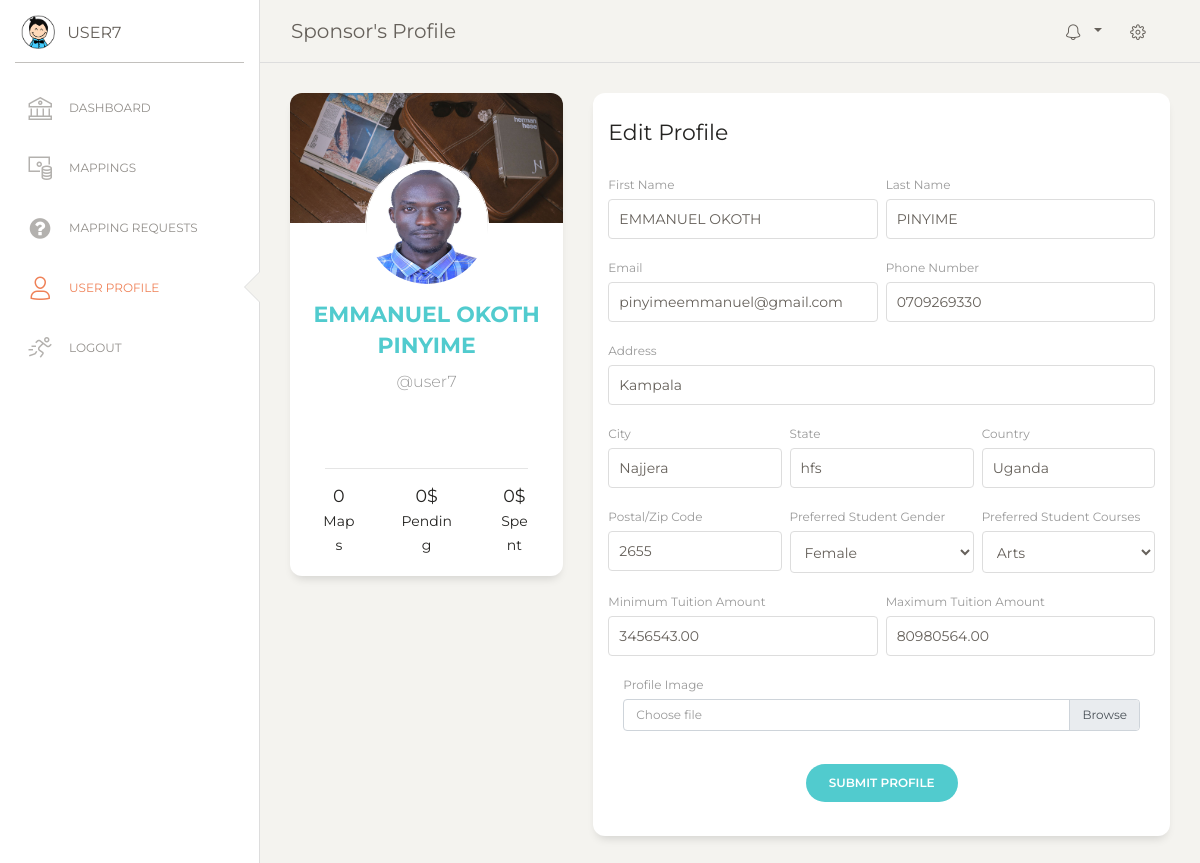
/profile/ (signed in), run on the app's committed database.
### u_educ_site/models.py (models this page shows, shortened)
class SponsorPreferences(models.Model):
    firstName = models.CharField(max_length=200)
    lastName = models.CharField(max_length=200)
    email = models.EmailField()
    user = models.ForeignKey(User, on_delete=models.CASCADE, null=True)
    phoneNumber = models.CharField(max_length=15, blank=True, null=True)
    address = models.CharField(max_length=300, blank=True, null=True)
    city = models.CharField(max_length=100, blank=True, null=True)
    state = models.CharField(max_length=100, blank=True, null=True)
    country = models.CharField(max_length=100, blank=True, null=True)
    zipCode = models.CharField(max_length=20, blank=True, null=True)
    preferred_student_gender = models.CharField(max_length=10, choices=[
        ('male', 'Male'),
        ('female', 'Female'),
        ('any', 'Any'),
    ], default='any', help_text="Preferred gender of the student.")
    preferred_student_courses = models.CharField(max_length=20, choices=[
        ('sciences', 'Sciences'),
        ('arts', 'Arts'),
        ('any', 'Any'),
    ], default='any', help_text="Preferred course of study for the student.")
    tuition_amount_min = models.DecimalField(
        max_digits=10,
        decimal_places=2,
        validators=[MinValueValidator(0)],
        blank=True,
        null=True,
        help_text="Minimum tuition amount the sponsor is willing to provide."
    )
    tuition_amount_max = models.DecimalField(
        max_digits=10,
        decimal_places=2,
        validators=[MinValueValidator(0)],
        blank=True,
        null=True,
        help_text="Maximum tuition amount the sponsor is willing to provide."
    )
    weight_student_gender = models.DecimalField(max_digits=5, decimal_places=2, default=0.0)
    weight_student_courses = models.DecimalField(max_digits=5, decimal_places=2, default=0.0)
    weight_tuition = models.FloatField(default=0.0)
    profileImage = models.ImageField(upload_to = 'profile_images/', blank=True, null=True)
    created_at = models.DateTimeField(auto_now_add=True)
    updated_at = models.DateTimeField(auto_now=True)

### u_educ_site/views.py (the view)
# urls.py: path('profile/', views.profile, name='profile'),
@login_required(login_url='/login')
def profile(request):
    my_image_urls = [
        '/static/home/img/bg4.jpg',
        '/static/home/img/bg3.jpg',
        '/static/home/img/bg1.jpg',
        '/static/home/img/bg2.jpg',
    ]
    my_random_image_url = random.choice(my_image_urls)
    sponsor_preference = get_object_or_404(SponsorPreferences, user=request.user)
    context = {
        'my_random_image_url': my_random_image_url,
        'page_title': "Sponsor's Profile",
        'sponsor_preference' : sponsor_preference,
    }
    return render(request, "profile.html", context)

### templates/profile.html (shortened to what this page needs)
{% extends 'base.html' %}
{% load static %}
{% block content %}
<div class="main-panel">
    <div class="content">
        <div class="row">
            <div class="col-md-4">
                <div class="card card-user">
                    <div class="image">
                        <img src="{{ my_random_image_url }}" alt="...">
                    </div>
                    <div class="card-body">
                        <div class="author">
                            <a href="#">
                                {% if sponsor_preference.profileImage %}
                                <img class="avatar border-gray" src="{{ sponsor_preference.profileImage.url }}" alt="User Image">
                                {% else %}
                                <img class="avatar border-gray" src="{% static 'home/img/default-avatar.jpg' %}" alt="Default Avatar">
                                {% endif %}
                                <h5 class="title">{{ sponsor_preference.firstName }} {{ sponsor_preference.lastName }}</h5>
                            </a>
                            <p class="description">@{{ sponsor_preference.user.username }}</p>
                        </div>
                    </div>
                    <div class="card-footer">
                        <hr>
                        <div class="button-container">
                            <div class="row">
                                <div class="col-lg-3 col-md-6 col-6 ml-auto">
                                    <h5>0<br><small>Maps</small></h5>
                                </div>
                                <div class="col-lg-4 col-md-6 col-6 ml-auto mr-auto">
                                    <h5>0$<br><small>Pending</small></h5>
                                </div>
                                <div class="col-lg-3 mr-auto">
                                    <h5>0$<br><small>Spent</small></h5>
                                </div>
                            </div>
                        </div>
                    </div>
                </div>
            </div>
            <div class="col-md-8">
                <div class="card card-user">
                    <div class="card-header">
                        <h5 class="card-title">Edit Profile</h5>
                    </div>
                    <div class="card-body">
                        <form method="POST" action="{% url 'edit_profile' %}" enctype="multipart/form-data">
                            <div class="row">
                                <div class="col-md-6 pr-1">
                                    <div class="form-group">
                                        <label>First Name</label>
                                        <input type="text" value="{{ sponsor_preference.firstName }}" class="form-control" name="firstName" id="firstName" placeholder="First Name" required>
                                    </div>
                                </div>
                                <div class="col-md-6 pl-1">
                                    <div class="form-group">
                                        <label>Last Name</label>
                                        <input type="text" value="{{ sponsor_preference.lastName }}" class="form-control" name="lastName" id="lastName" placeholder="Last Name" required>
                                    </div>
                                </div>
                            </div>
                            <div class="row">
                                <div class="col-md-6 pr-1">
                                    <div class="form-group">
                                        <label>Email</label>
                                        <input type="email" value="{{ sponsor_preference.email }}" class="form-control" name="email" id="email" placeholder="Email" required>
                                    </div>
                                </div>
                                <div class="col-md-6 pl-1">
                                    <div class="form-group">
                                        <label>Phone Number</label>
                                        <input type="text" value="{{ sponsor_preference.phoneNumber }}" class="form-control" name="phoneNumber" id="phoneNumber" placeholder="Phone Number" required>
                                    </div>
                                </div>
                            </div>
                            <div class="row">
                                <div class="col-md-12">
                                    <div class="form-group">
                                        <label>Address</label>
                                        <input type="text" value="{{ sponsor_preference.address }}" class="form-control" name="address" id="address" placeholder="Home Address" required>
                                    </div>
                                </div>
                            </div>
                            <div class="row">
                                <div class="col-md-4 pr-1">
                                    <div class="form-group">
                                        <label>City</label>
                                        <input type="text" value="{{ sponsor_preference.city }}" class="form-control" name="city" id="city" placeholder="City" required>
                                    </div>
                                </div>
                                <div class="col-md-4 px-1">
                                    <div class="form-group">
                                        <label>State</label>
                                        <input type="text" value="{{ sponsor_preference.state }}" class="form-control" name="state" id="state" placeholder="State" required>
                                    </div>
                                </div>
                                <div class="col-md-4 pl-1">
                                    <div class="form-group">
                                        <label>Country</label>
                                        <input type="text" value="{{ sponsor_preference.country }}" class="form-control" name="country" id="country" placeholder="Country" required>
                                    </div>
                                </div>
                            </div>
                            <div class="row">
                                <div class="col-md-4 pr-1">
                                    <div class="form-group">
                                        <label>Postal/Zip Code</label>
                                        <input type="text" value="{{ sponsor_preference.zipCode }}" class="form-control" name="zipCode" id="zipCode" placeholder="Postal/Zip Code" required>
                                    </div>
                                </div>
                                <div class="col-md-4 px-1">
                                    <div class="form-group">
                                        <label>Preferred Student Gender</label>
                                        <select class="form-control" name="preferred_student_gender" id="preferred_student_gender" required>
                                            <option value="female" {% if sponsor_preference.preferred_student_gender == 'female' %} selected {% endif %}>Female</option>
                                        </select>
                                    </div>
                                </div>
                                <div class="col-md-4 pl-1">
                                    <div class="form-group">
                                        <label>Preferred Student Courses</label>
                                        <select class="form-control" name="preferred_student_courses" id="preferred_student_courses" required>
                                            <option value="arts" {% if sponsor_preference.preferred_student_courses == 'arts' %} selected {% endif %}>Arts</option>
                                        </select>
                                    </div>
                                </div>
                            </div>
                            <div class="row">
                                <div class="col-md-6 pr-1">
                                    <div class="form-group">
                                        <label>Minimum Tuition Amount</label>
                                        <input type="number" value="{{ sponsor_preference.tuition_amount_min }}" step="1000" class="form-control" name="tuition_amount_min" id="tuition_amount_min" placeholder="Minimum Tuition Amount" required>
                                    </div>
                                </div>
                                <div class="col-md-6 pl-1">
                                    <div class="form-group">
                                        <label>Maximum Tuition Amount</label>
                                        <input type="number" value="{{ sponsor_preference.tuition_amount_max }}" step="1000" class="form-control" name="tuition_amount_max" id="tuition_amount_max" placeholder="Maximum Tuition Amount" required>
                                    </div>
                                </div>
                            </div>
                            <div class="col-md-12">
                                <div class="form-group">
                                    <label>Profile Image</label>
                                    <div class="custom-file">
                                        <label class="custom-file-label" for="profileImage">Choose file</label>
                                    </div>
                                </div>
                            </div>
                            <div class="row">
                                <div class="update ml-auto mr-auto">
                                    <button type="submit" class="btn btn-primary btn-round">Submit Profile</button>
                                </div>
                            </div>
                        </form>
                    </div>
                </div>
            </div>
        </div>
    </div>
</div>
{% endblock %}

### templates/base.html (shortened to what this page needs)
<html lang="en">
{% load static %}
<head>
    <link href="https://maxcdn.bootstrapcdn.com/font-awesome/latest/css/font-awesome.min.css" rel="stylesheet">
    <link href="{% static 'home/css/bootstrap.min.css' %}" rel="stylesheet" />
    <link href="{% static 'home/css/paper-dashboard.css' %}" rel="stylesheet" />
  </head>
<body class="">
    {% include 'navbar.html' %}
    {% include 'sidebar.html' %}
    <div class="wrapper">
      {% block content %}{% endblock %}
    </div>
</body>
</html>

### templates/navbar.html (shortened to what this page needs)
{% load static %}
    <div class="main-panel {% if inactive_sidebar %}inactive{% endif %}">
      <nav class="navbar navbar-expand-lg navbar-absolute fixed-top navbar-transparent">
        <div class="container-fluid">
          <div class="navbar-wrapper">
            <a class="navbar-brand" href="{% url 'home' %}">{{ page_title }}</a>
          </div>
          <div class="collapse navbar-collapse justify-content-end" id="navigation">
            <ul class="navbar-nav">
              <li class="nav-item btn-rotate dropdown">
                <a class="nav-link dropdown-toggle" href="#" id="navbarDropdownMenuLink" data-toggle="dropdown" aria-haspopup="true" aria-expanded="false">
                  <i class="nc-icon nc-bell-55"></i>
                </a>
              </li>
              <li class="nav-item">
                <a class="nav-link btn-rotate" href="javascript:;">
                  <i class="nc-icon nc-settings-gear-65"></i>
                </a>
              </li>
            </ul>
          </div>
        </div>
      </nav>
    </div>

### templates/sidebar.html
{% load static %}
    <div class="sidebar {% if inactive_sidebar %}inactive{% endif %}" data-color="white" data-active-color="danger">
        <div class="logo">
          <a href="{% url 'home' %}" class="simple-text logo-mini">
            <div class="logo-image-small">
              <img src="{% static 'home/img/logo-small.png' %}">
            </div>
          </a>
          <a href="{% url 'home' %}" class="simple-text logo-normal">
            {{request.user}}
          </a>
        </div>
        <div class="sidebar-wrapper">
          <ul class="nav">
            <li class="{% if request.resolver_match.url_name == 'home' %}active{% endif %}">
              <a href="{% url 'home' %}">
                <i class="nc-icon nc-bank"></i>
                <p>Dashboard</p>
              </a>
            </li>
            <li class="{% if request.resolver_match.url_name == 'mappings' %}active{% endif %}">
              <a href="{% url 'mappings' %}">
                <i class="nc-icon nc-money-coins"></i>
                <p>Mappings</p>
              </a>
            </li>
            <li class="{% if request.resolver_match.url_name == 'map_requests' %}active{% endif %}">
              <a href="{% url 'map_requests' %}">
                <i class="fa fa-question-circle"></i>
                <p>Mapping Requests</p>
              </a>
            </li>
            <li class="{% if request.resolver_match.url_name == 'profile' %}active{% endif %}">
              <a href="{% url 'profile' %}">
                <i class="nc-icon nc-single-02"></i>
                <p>User Profile</p>
              </a>
            </li>
            <li>
              <a href="{% url 'logout' %}">
                <i class="nc-icon nc-user-run"></i>
                <p>Logout</p>
              </a>
            </li>
          </ul>
        </div>
      </div>

### data on the page
SponsorPreferences: profileImage (picture), firstName "EMMANUEL OKOTH", lastName "PINYIME", user.username "user7", email "pinyimeemmanuel@gmail.com", phoneNumber "0709269330", address "Kampala", city "Najjera", state "hfs", country "Uganda", zipCode "2655", preferred_student_gender "Female", preferred_student_courses "Arts", tuition_amount_min "3456543.00", tuition_amount_max "80980564.00"

### other printed values
{{ page_title }} "Sponsor's Profile"
{{ request.user }} "USER7"
